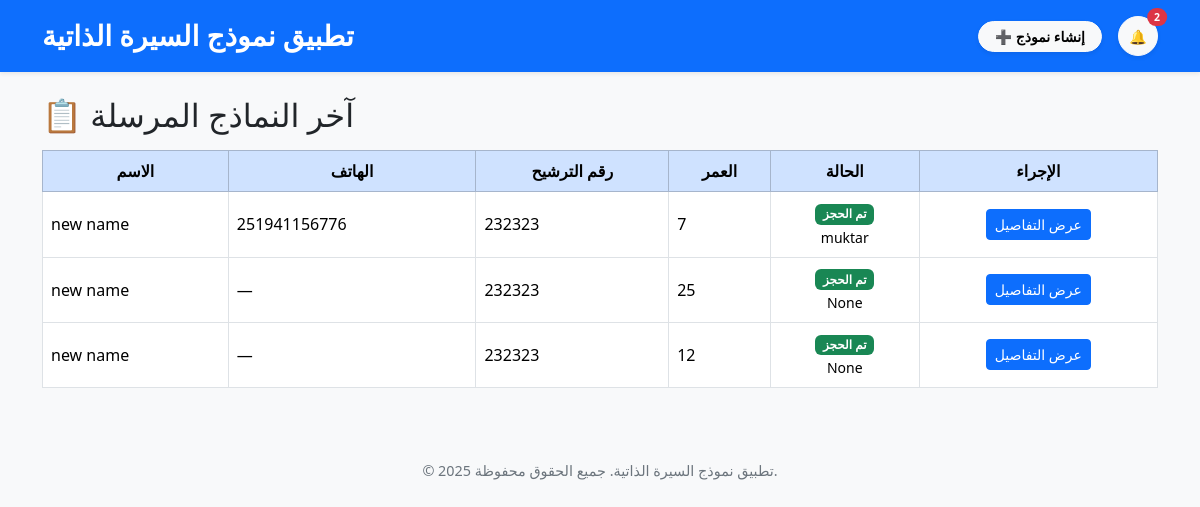
The page / on the database its author committed.
### cvapp/models.py (models this page shows, shortened)
class Submission(models.Model):
    المعرف = models.UUIDField(primary_key=True, default=uuid.uuid4, editable=False)
    الاسم = models.CharField(max_length=200, blank=True, null=True)
    الجنسية = models.CharField(max_length=50)
    رقم_الترشيح = models.CharField(max_length=100, blank=True, null=True)
    العمر = models.PositiveIntegerField(blank=True, null=True)
    اللغة = models.CharField(max_length=200, blank=True, null=True)
    الحالة_الصحية = models.CharField(max_length=200, blank=True, null=True)
    الحالة_النفسية = models.CharField(max_length=200, blank=True, null=True)
    المهارات_الأساسية = models.TextField(blank=True)
    الفيديو = models.FileField(upload_to=video_upload_to, blank=True, null=True)
    تاريخ_الإنشاء = models.DateTimeField(default=timezone.now)
    تم_الحجز = models.BooleanField(default=False)
    تاريخ_الحجز = models.DateTimeField(blank=True, null=True)
    اسم_الحاجز = models.CharField(max_length=200, blank=True, null=True)
    هاتف_الحاجز = models.CharField(max_length=50, blank=True, null=True)

### cvapp/views.py (the view)
# urls.py: path('', views.home, name='home'),
def home(request):
    submissions = Submission.objects.all().order_by('-تاريخ_الإنشاء')
    notifications = BookingNotification.objects.order_by('-تاريخ_الإنشاء')
    paginator = Paginator(notifications, 5)
    page_number = request.GET.get('page')
    page_obj = paginator.get_page(page_number)
    return render(request, 'cvapp/home.html', {
        'submissions': submissions,
        'notifications': page_obj,
    })

### cvapp/templates/cvapp/home.html (shortened to what this page needs)
{% extends 'cvapp/base.html' %}
{% block content %}
<h2 class="mb-3">📋 آخر النماذج المرسلة</h2>
<div class="table-responsive">
  <table class="table table-bordered table-hover align-middle">
    <thead class="table-primary text-center">
      <tr>
        <th>الاسم</th>
        <th>الهاتف</th>
        <th>رقم الترشيح</th>
        <th>العمر</th>
        <th>الحالة</th>
        <th>الإجراء</th>
      </tr>
    </thead>
    <tbody>
      {% for s in submissions %}
      {% if s.pk %}
      <tr>
        <td>{{ s.الاسم|default:"—" }}</td>
        <td>{{ s.هاتف_الحاجز|default:"—" }}</td>
        <td>{{ s.رقم_الترشيح|default:"—" }}</td>
        <td>{{ s.العمر|default:"—" }}</td>
        <td class="text-center">
          {% if s.تم_الحجز %}
          <span class="badge bg-success">تم الحجز</span><br>
          <small>{{ s.اسم_الحاجز }}</small>
          {% else %}
          <span class="badge bg-secondary">متاح</span>
          {% endif %}
        </td>
        <td class="text-center">
          <a href="{% url 'cvapp:submission_detail' s.pk %}" class="btn btn-sm btn-primary">عرض التفاصيل</a>
        </td>
      </tr>
      {% endif %}
      {% empty %}
      <tr>
        <td colspan="6" class="text-center text-muted">لا توجد نماذج بعد.</td>
      </tr>
      {% endfor %}
    </tbody>
  </table>
</div>
{% endblock %}

### cvapp/templates/cvapp/base.html (shortened to what this page needs)
<!doctype html>
<html lang="ar">
<head>
  <link
    href="https://cdn.jsdelivr.net/npm/bootstrap@5.3.3/dist/css/bootstrap.min.css"
    rel="stylesheet"
  >
</head>
<body>
<header class="shadow-sm bg-primary text-white py-3">
  <div class="container d-flex justify-content-between align-items-center">
    <h3 class="mb-0 fw-semibold">
      <a href="{% url 'cvapp:home' %}" class="text-white text-decoration-none">
        تطبيق نموذج السيرة الذاتية
      </a>
    </h3>
    <div class="d-flex align-items-center gap-3">
      <a href="{% url 'cvapp:create_submission' %}"
         class="btn btn-light btn-sm px-3 fw-semibold shadow-sm rounded-pill">
         ➕ إنشاء نموذج
      </a>
      <button class="btn btn-light btn-sm position-relative rounded-circle shadow-sm"
              data-bs-toggle="modal" data-bs-target="#notificationModal"
              style="width: 40px; height: 40px;">
        🔔
        {% if notifications and notifications.paginator.count > 0 %}
        <span class="position-absolute top-0 start-100 translate-middle badge rounded-pill bg-danger">
          {{ notifications.paginator.count }}
        </span>
        {% endif %}
      </button>
    </div>
  </div>
</header>
<main class="container mt-4">
  {% block content %}{% endblock %}
</main>
<footer class="py-3">
  <p>&copy; {{ year|default:2025 }} تطبيق نموذج السيرة الذاتية. جميع الحقوق محفوظة.</p>
</footer>
</body>
</html>

### cvapp/templates/cvapp/base.html (style rules this page uses)
body { background-color: #f8f9fa; font-family: 'Segoe UI', Arial, sans-serif; }
header { background-color: #0d6efd; color: white; padding: 20px 0; box-shadow: 0 2px 5px rgba(0,0,0,0.1); }
header a { color: white; text-decoration: none; }
footer { margin-top: 40px; text-align: center; color: #6c757d; font-size: 0.9rem; }

### rows shown on the page
Submission: الاسم "new name", هاتف_الحاجز "251941156776", رقم_الترشيح "232323", العمر "7", اسم_الحاجز "muktar"
Submission: الاسم "new name", هاتف_الحاجز "—", رقم_الترشيح "232323", العمر "25", اسم_الحاجز "None"
Submission: الاسم "new name", هاتف_الحاجز "—", رقم_الترشيح "232323", العمر "12", اسم_الحاجز "None"

### other values the page prints
{{ notifications.paginator.count }} "2"
{{ year|default:2025 }} "2025"
